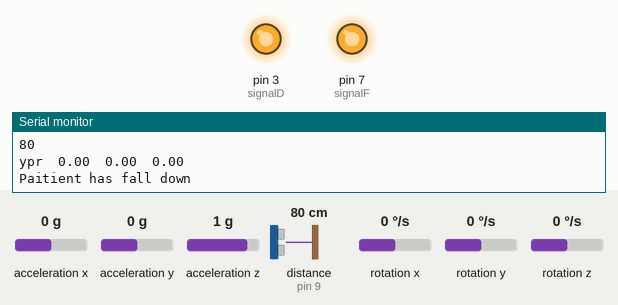
Recording of a sketch running on a simulated Arduino Leonardo, built with avr-gcc and run on an emulated ATmega32U4. Shown: output pins drawn as LEDs (lit = HIGH), the last lines printed to the serial monitor. Wiring (inferred from the names in the program): ultrasonic range finder: trigger pin 10; echo pin 9. Inputs (shaded band) come from the test bench; at power-on: distance to the obstacle (sensor on pin 9) 80 cm, acceleration x 0 g, acceleration y 0 g, acceleration z 1 g, rotation x 0 °/s, rotation y 0 °/s, rotation z 0 °/s. The echo pulse lasts 58.3 µs per cm; the sensor or clock chip raises its interrupt line as the real part does; pins used as bus, display or sensor lines are not drawn.

Above: at 1.9 s.
2.0 s: distance to the obstacle (sensor on pin 9) set to 34 cm
3.5 s: distance to the obstacle (sensor on pin 9) set to 28 cm
At 5.0 s:
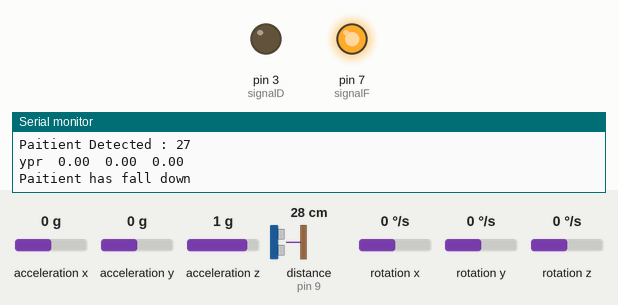
5.3 s: distance to the obstacle (sensor on pin 9) set to 35 cm
At 6.5 s:
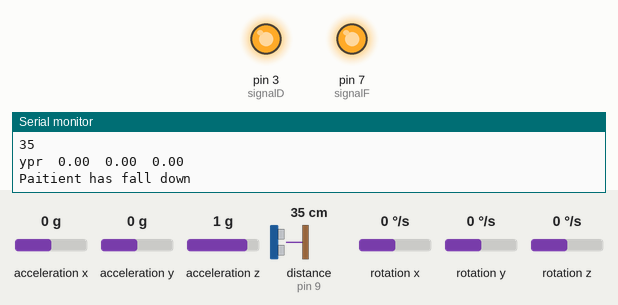
6.8 s: distance to the obstacle (sensor on pin 9) set to 2 cm
At 8.0 s:
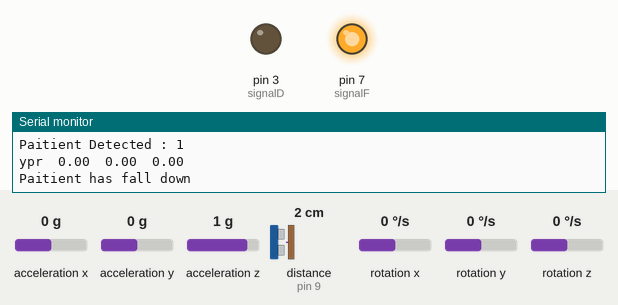
Timing chart, 0 to 9.3 s (numbered marks = the images above; inputs shaded):
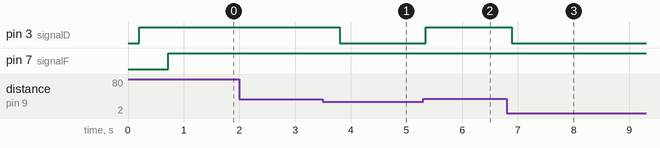

Measured:
- the behaviour switches between 31 and 30 cm on distance to the obstacle (sensor on pin 9) (found by bisection; images 0 and 1)
- after the input at 3.5 s, pin 3 (signalD): HIGH → LOW after 0.31 s
- after the input at 5.3 s, pin 3 (signalD): LOW → HIGH after 0.05 s
- after the input at 6.8 s, pin 3 (signalD): HIGH → LOW after 0.09 s

The sketch:

ultrasonic_gyro.ino
```cpp
// I2C device class (I2Cdev) demonstration Arduino sketch for MPU6050 class using DMP (MotionApps v2.0)
// 6/21/2012 by Jeff Rowberg <jeff@rowberg.net>
// Updates should (hopefully) always be available at https://github.com/jrowberg/i2cdevlib
//
// Changelog:
//      2013-05-08 - added seamless Fastwire support
//                 - added note about gyro calibration
//      2012-06-21 - added note about Arduino 1.0.1 + Leonardo compatibility error
//      2012-06-20 - improved FIFO overflow handling and simplified read process
//      2012-06-19 - completely rearranged DMP initialization code and simplification
//      2012-06-13 - pull gyro and accel data from FIFO packet instead of reading directly
//      2012-06-09 - fix broken FIFO read sequence and change interrupt detection to RISING
//      2012-06-05 - add gravity-compensated initial reference frame acceleration output
//                 - add 3D math helper file to DMP6 example sketch
//                 - add Euler output and Yaw/Pitch/Roll output formats
//      2012-06-04 - remove accel offset clearing for better results (thanks Sungon Lee)
//      2012-06-01 - fixed gyro sensitivity to be 2000 deg/sec instead of 250
//      2012-05-30 - basic DMP initialization working

/* ============================================
I2Cdev device library code is placed under the MIT license
Copyright (c) 2012 Jeff Rowberg

Permission is hereby granted, free of charge, to any person obtaining a copy
of this software and associated documentation files (the "Software"), to deal
in the Software without restriction, including without limitation the rights
to use, copy, modify, merge, publish, distribute, sublicense, and/or sell
copies of the Software, and to permit persons to whom the Software is
furnished to do so, subject to the following conditions:

The above copyright notice and this permission notice shall be included in
all copies or substantial portions of the Software.

THE SOFTWARE IS PROVIDED "AS IS", WITHOUT WARRANTY OF ANY KIND, EXPRESS OR
IMPLIED, INCLUDING BUT NOT LIMITED TO THE WARRANTIES OF MERCHANTABILITY,
FITNESS FOR A PARTICULAR PURPOSE AND NONINFRINGEMENT. IN NO EVENT SHALL THE
AUTHORS OR COPYRIGHT HOLDERS BE LIABLE FOR ANY CLAIM, DAMAGES OR OTHER
LIABILITY, WHETHER IN AN ACTION OF CONTRACT, TORT OR OTHERWISE, ARISING FROM,
OUT OF OR IN CONNECTION WITH THE SOFTWARE OR THE USE OR OTHER DEALINGS IN
THE SOFTWARE.
===============================================
*/
//Link:  "http://maps.google.com/maps?q=N23.829637527,E90.415573120"
// I2Cdev and MPU6050 must be installed as libraries, or else the .cpp/.h files
// for both classes must be in the include path of your project
#include "I2Cdev.h"
// include the library code
#include "MPU6050_6Axis_MotionApps20.h"
//#include "MPU6050.h" // not necessary if using MotionApps include file

// Arduino Wire library is required if I2Cdev I2CDEV_ARDUINO_WIRE implementation
// is used in I2Cdev.h
#if I2CDEV_IMPLEMENTATION == I2CDEV_ARDUINO_WIRE
    #include "Wire.h"
#endif

// class default I2C address is 0x68
// specific I2C addresses may be passed as a parameter here
// AD0 low = 0x68 (default for SparkFun breakout and InvenSense evaluation board)
// AD0 high = 0x69
MPU6050 mpu;
//MPU6050 mpu(0x69); // <-- use for AD0 high

/* =========================================================================
   NOTE: In addition to connection 3.3v, GND, SDA, and SCL, this sketch
   depends on the MPU-6050's INT pin being connected to the Arduino's
   external interrupt #0 pin. On the Arduino Uno and Mega 2560, this is
   digital I/O pin 2.
 * ========================================================================= */
// "OUTPUT_READABLE_YAWPITCHROLL"
// pitch/roll angles (in degrees) calculated from the quaternions coming
// from the FIFO. Note this also requires gravity vector calculations.
// Also note that yaw/pitch/roll angles suffer from gimbal lock (for
// more info, see: http://en.wikipedia.org/wiki/Gimbal_lock)
// MPU control/status vars
bool dmpReady = false;  // set true if DMP init was successful
uint8_t mpuIntStatus;   // holds actual interrupt status byte from MPU
uint8_t devStatus;      // return status after each device operation (0 = success, !0 = error)
uint16_t packetSize;    // expected DMP packet size (default is 42 bytes)
uint16_t fifoCount;     // count of all bytes currently in FIFO
uint8_t fifoBuffer[64]; // FIFO storage buffer

// orientation/motion vars
Quaternion q;           // [w, x, y, z]         quaternion container
VectorInt16 aa;         // [x, y, z]            accel sensor measurements
VectorInt16 aaReal;     // [x, y, z]            gravity-free accel sensor measurements
VectorInt16 aaWorld;    // [x, y, z]            world-frame accel sensor measurements
VectorFloat gravity;    // [x, y, z]            gravity vector
float euler[3];         // [psi, theta, phi]    Euler angle container
float ypr[3];           // [yaw, pitch, roll]   yaw/pitch/roll container and gravity vector
int pitch = 0;
float row;
// packet structure for InvenSense teapot demo
uint8_t teapotPacket[14] = { '$', 0x02, 0,0, 0,0, 0,0, 0,0, 0x00, 0x00, '\r', '\n' };


// ================================================================
// ===               INTERRUPT DETECTION ROUTINE                ===
// ================================================================

volatile bool mpuInterrupt = false;     // indicates whether MPU interrupt pin has gone high
void dmpDataReady() {
    mpuInterrupt = true;
}


// 3 Axis accelerometer connection
//SDA - A4
//SCL - A5
#define LED_PIN 13 // (Arduino is 13, Teensy is 11, Teensy++ is 6)
bool blinkState = false;
int signalF = 7; // for fall down
int signalD = 3; // for distance problem
int trigPin = 10;
int echoPin = 9;
int duration, distance;


void setup()
{
  // Ultrasonic sensor pins Declaration
    pinMode(trigPin, OUTPUT);
    pinMode(echoPin, INPUT);
    pinMode(signalF,OUTPUT);
    pinMode(signalD,OUTPUT);
    digitalWrite(signalF,LOW);
    digitalWrite(signalD,LOW);

  Serial.begin(115200); //set the baud rate
  delay(200);
  // join I2C bus (I2Cdev library doesn't do this automatically)
    #if I2CDEV_IMPLEMENTATION == I2CDEV_ARDUINO_WIRE
        Wire.begin();
        TWBR = 24; // 400kHz I2C clock (200kHz if CPU is 8MHz)
    #elif I2CDEV_IMPLEMENTATION == I2CDEV_BUILTIN_FASTWIRE
        Fastwire::setup(400, true);
    #endif

    //********** GYROSCOPE CODE *********\\\\\
  //  Serial.println(F("Initializing I2C devices..."));
    mpu.initialize();
  // verify connection
    Serial.println(F("Testing device connections..."));
    Serial.println(mpu.testConnection() ? F("MPU6050 connection successful") : F("MPU6050 connection failed"));

        // load and configure the DMP
    Serial.println(F("Initializing DMP..."));
    devStatus = mpu.dmpInitialize();

    // supply your own gyro offsets here, scaled for min sensitivity
    mpu.setXGyroOffset(220);
    mpu.setYGyroOffset(76);
    mpu.setZGyroOffset(-85);
    mpu.setZAccelOffset(1788); // 1688 factory default for my test chip

    // make sure it worked (returns 0 if so)
    if (devStatus == 0) {
        // turn on the DMP, now that it's ready
        Serial.println(F("Enabling DMP..."));
        mpu.setDMPEnabled(true);

        // enable Arduino interrupt detection
        Serial.println(F("Enabling interrupt detection (Arduino external interrupt 0)..."));
        attachInterrupt(0, dmpDataReady, RISING);
        mpuIntStatus = mpu.getIntStatus();

        // set our DMP Ready flag so the main loop() function knows it's okay to use it
        Serial.println(F("DMP ready! Waiting for first interrupt..."));
        dmpReady = true;

        // get expected DMP packet size for later comparison
        packetSize = mpu.dmpGetFIFOPacketSize();
    } else {
        // ERROR!
        // 1 = initial memory load failed
        // 2 = DMP configuration updates failed
        // (if it's going to break, usually the code will be 1)
        Serial.print(F("DMP Initialization failed (code "));
        Serial.print(devStatus);
        Serial.println(F(")"));
    }

}
void loop()
{
  // if programming failed, don't try to do anything
    if (!dmpReady) return;

    // wait for MPU interrupt or extra packet(s) available
    while (!mpuInterrupt && fifoCount < packetSize) {
        // other program behavior stuff here
        // .
        // .
        // .
        // if you are really paranoid you can frequently test in between other
        // stuff to see if mpuInterrupt is true, and if so, "break;" from the
        // while() loop to immediately process the MPU data
        // .
        // .
        // .
    }

    // reset interrupt flag and get INT_STATUS byte
    mpuInterrupt = false;
    mpuIntStatus = mpu.getIntStatus();

    // get current FIFO count
    fifoCount = mpu.getFIFOCount();

    // check for overflow (this should never happen unless our code is too inefficient)
    if ((mpuIntStatus & 0x10) || fifoCount == 1024) {
        // reset so we can continue cleanly
        mpu.resetFIFO();
        //Serial.println(F("FIFO overflow!"));

    // otherwise, check for DMP data ready interrupt (this should happen frequently)
    } else if (mpuIntStatus & 0x02) {
        // wait for correct available data length, should be a VERY short wait
        while (fifoCount < packetSize) fifoCount = mpu.getFIFOCount();

        // read a packet from FIFO
        mpu.getFIFOBytes(fifoBuffer, packetSize);

        // track FIFO count here in case there is > 1 packet available
        // (this lets us immediately read more without waiting for an interrupt)
        fifoCount -= packetSize;

        // display Euler angles in degrees
            mpu.dmpGetQuaternion(&q, fifoBuffer);
            mpu.dmpGetGravity(&gravity, &q);
            mpu.dmpGetYawPitchRoll(ypr, &q, &gravity);
            Serial.print("ypr\t");
            Serial.print(ypr[0] * 180/M_PI);
            Serial.print("\t");
            Serial.print(ypr[1] * 180/M_PI);
            Serial.print("\t");
            Serial.println(ypr[2] * 180/M_PI);
            row = ypr[2] * 180/M_PI;
            pitch = ypr[1] * 180/M_PI;

            if(row > 45 || row < -45)
            {
              digitalWrite(signalF,HIGH);
              Serial.println("Paitient has fall down");
                //send_sms2();
            }
            else
            {
              digitalWrite(signalF,LOW);
            }

            if(pitch < 20 )
            {
              digitalWrite(signalF,HIGH);
              Serial.println("Paitient has fall down");
              //send_sms2();
            }
            else
            {
              digitalWrite(signalF,LOW);
            }
        // blink LED to indicate activity
        blinkState = !blinkState;
        digitalWrite(LED_PIN, blinkState);
        delay(500);// time period to write codes
    }

    // Measure Distance First
    digitalWrite(trigPin, LOW);
    delayMicroseconds(2);
    //start pulsing
    digitalWrite(trigPin, HIGH);
    delayMicroseconds(10);
    digitalWrite(trigPin, LOW);
    /*Reads a pulse (either HIGH or LOW) on a pin.For example,
    if value is HIGH, pulseIn() waits for the pin to go HIGH,
    starts timing, then waits for the pin to go LOW and stops timing.
    Returns the length of the pulse in microseconds.*/
    duration = pulseIn(echoPin, HIGH);
    distance = (duration/58);
    /* Formula: uS / 58 = centimeters or uS / 148 =inch; or: the
    range = high level time * velocity (340M/S) / 2;
    The speed of sound is 340 m/s or 29 microseconds per centimeter.
    The ping travels out and back, so to find the distance of the
    object we take half of the distance travelled.*/
    if(distance < 30 && distance >=0)
    {
       Serial.print("Paitient Detected : ");
       Serial.println(distance);
       digitalWrite(signalD,LOW);
    }
    else
    {
      Serial.println("No Paitient : ");
      Serial.println(distance);
      digitalWrite(signalD,HIGH);
    }
 //   delay(500);
  Serial.flush();
}
```
